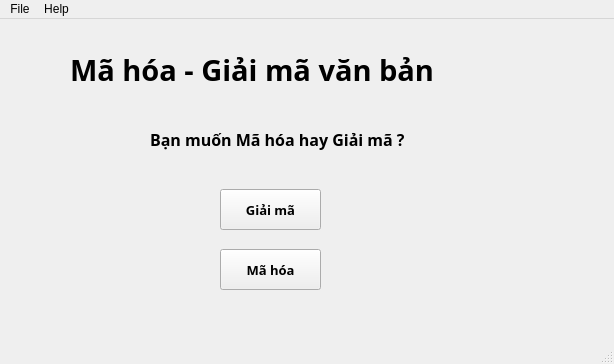
<?xml version="1.0" encoding="UTF-8"?>
<ui version="4.0">
 <class>MainWindow</class>
 <widget class="QMainWindow" name="MainWindow">
  <property name="geometry">
   <rect>
    <x>0</x>
    <y>0</y>
    <width>614</width>
    <height>364</height>
   </rect>
  </property>
  <property name="windowTitle">
   <string>MainWindow</string>
  </property>
  <widget class="QWidget" name="centralwidget">
   <widget class="QLabel" name="label">
    <property name="geometry">
     <rect>
      <x>70</x>
      <y>20</y>
      <width>491</width>
      <height>61</height>
     </rect>
    </property>
    <property name="font">
     <font>
      <family>Sitka Small Semibold</family>
      <pointsize>22</pointsize>
      <weight>75</weight>
      <bold>true</bold>
     </font>
    </property>
    <property name="text">
     <string>Mã hóa - Giải mã văn bản</string>
    </property>
   </widget>
   <widget class="QLabel" name="label_2">
    <property name="geometry">
     <rect>
      <x>150</x>
      <y>100</y>
      <width>301</width>
      <height>41</height>
     </rect>
    </property>
    <property name="font">
     <font>
      <family>Segoe UI Semibold</family>
      <pointsize>12</pointsize>
      <weight>75</weight>
      <bold>true</bold>
     </font>
    </property>
    <property name="toolTipDuration">
     <number>-1</number>
    </property>
    <property name="lineWidth">
     <number>0</number>
    </property>
    <property name="text">
     <string>Bạn muốn Mã hóa hay Giải mã ?</string>
    </property>
   </widget>
   <widget class="QPushButton" name="pushButton">
    <property name="geometry">
     <rect>
      <x>220</x>
      <y>170</y>
      <width>101</width>
      <height>41</height>
     </rect>
    </property>
    <property name="font">
     <font>
      <family>Segoe UI Semibold</family>
      <pointsize>10</pointsize>
      <weight>75</weight>
      <bold>true</bold>
     </font>
    </property>
    <property name="text">
     <string>Giải mã</string>
    </property>
   </widget>
   <widget class="QPushButton" name="pushButton_2">
    <property name="geometry">
     <rect>
      <x>220</x>
      <y>230</y>
      <width>101</width>
      <height>41</height>
     </rect>
    </property>
    <property name="font">
     <font>
      <family>Segoe UI Semibold</family>
      <pointsize>10</pointsize>
      <weight>75</weight>
      <bold>true</bold>
     </font>
    </property>
    <property name="text">
     <string>Mã hóa</string>
    </property>
   </widget>
  </widget>
  <widget class="QMenuBar" name="menubar">
   <property name="geometry">
    <rect>
     <x>0</x>
     <y>0</y>
     <width>614</width>
     <height>26</height>
    </rect>
   </property>
   <widget class="QMenu" name="menuFile">
    <property name="title">
     <string>File</string>
    </property>
    <addaction name="actionOpen_File"/>
    <addaction name="actionSave"/>
    <addaction name="separator"/>
    <addaction name="actionExit"/>
   </widget>
   <widget class="QMenu" name="menuHelp">
    <property name="title">
     <string>Help</string>
    </property>
   </widget>
   <addaction name="menuFile"/>
   <addaction name="menuHelp"/>
  </widget>
  <widget class="QStatusBar" name="statusbar"/>
  <action name="actionOpen_File">
   <property name="text">
    <string>Open File</string>
   </property>
  </action>
  <action name="actionSave">
   <property name="text">
    <string>Save</string>
   </property>
  </action>
  <action name="actionExit">
   <property name="text">
    <string>Exit</string>
   </property>
  </action>
 </widget>
 <resources/>
 <connections/>
</ui>
